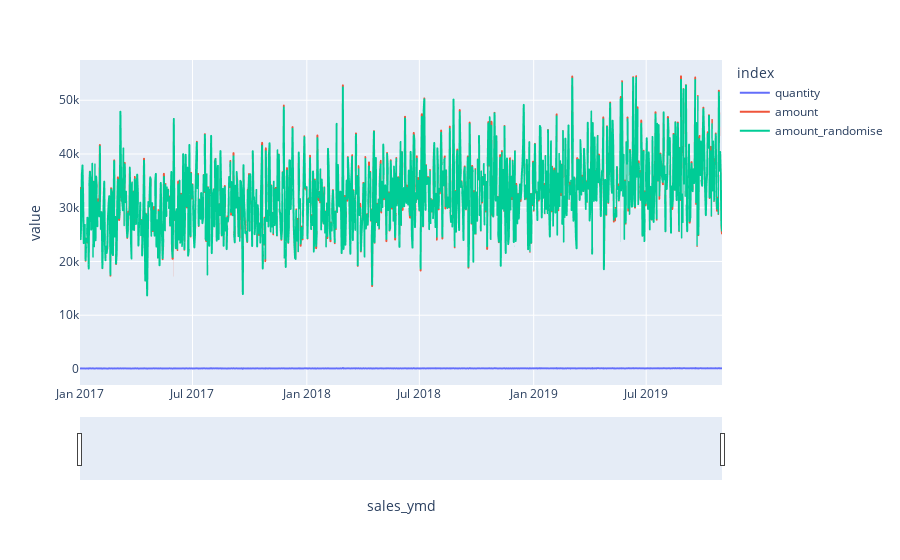

Notebook cell for this chart:
### Code cell
display(df1_d_melt.head())
fig = px.line(df1_d_melt,
              x="sales_ymd",
              y="value",
              color='index')

# Add range slider
fig.update_layout(
    xaxis=dict(
        rangeslider=dict(
            visible=True,
        ),
        type="date",
    )
)

fig.show()

### Figure 1 — Plotly figure (JSON) as saved in the notebook; plotly's stock layout.template omitted (floating-point values rounded to 4 significant figures; data arrays with more than 128 entries replaced by an {"elided": "..."} marker saying what was removed)
{"data": [{"hovertemplate": "index=quantity<br>sales_ymd=%{x}<br>value=%{y}<extra></extra>", "legendgroup": "quantity", "line": {"color": "#636efa", "dash": "solid"}, "marker": {"symbol": "circle"}, "mode": "lines", "name": "quantity", "showlegend": true, "type": "scattergl", "x": {"elided": "1034 str values"}, "xaxis": "x", "y": {"elided": "1034 int values"}, "yaxis": "y"}, {"hovertemplate": "index=amount<br>sales_ymd=%{x}<br>value=%{y}<extra></extra>", "legendgroup": "amount", "line": {"color": "#EF553B", "dash": "solid"}, "marker": {"symbol": "circle"}, "mode": "lines", "name": "amount", "showlegend": true, "type": "scattergl", "x": {"elided": "1034 str values"}, "xaxis": "x", "y": {"elided": "1034 int values"}, "yaxis": "y"}, {"hovertemplate": "index=amount_randomise<br>sales_ymd=%{x}<br>value=%{y}<extra></extra>", "legendgroup": "amount_randomise", "line": {"color": "#00cc96", "dash": "solid"}, "marker": {"symbol": "circle"}, "mode": "lines", "name": "amount_randomise", "showlegend": true, "type": "scattergl", "x": {"elided": "1034 str values"}, "xaxis": "x", "y": {"elided": "1034 int values"}, "yaxis": "y"}], "layout": {"legend": {"title": {"text": "index"}, "tracegroupgap": 0}, "margin": {"t": 60}, "xaxis": {"anchor": "y", "domain": [0, 1], "rangeslider": {"visible": true}, "title": {"text": "sales_ymd"}, "type": "date"}, "yaxis": {"anchor": "x", "domain": [0, 1], "title": {"text": "value"}}}}
